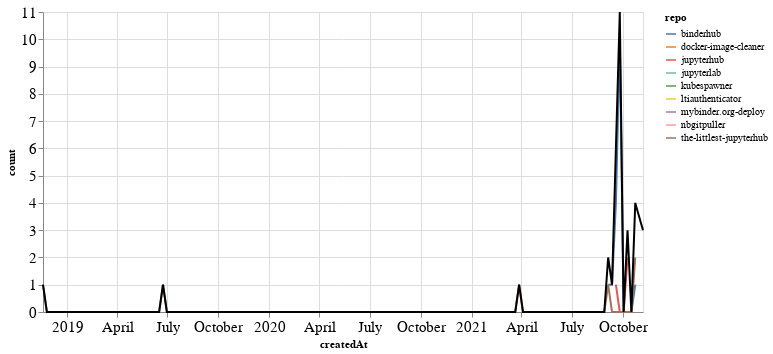

The notebook cell saved with this chart:
### Markdown cell above
### PRs

### Code cell
prs_time = prs.groupby('repo').resample('W', on='createdAt').count()['author'].reset_index()
prs_time = prs_time.rename(columns={'author': 'count'})
prs_time_total = prs_time.groupby('createdAt').agg({"count": "sum"}).reset_index()

ch1 = alt.Chart(prs_time, width=600).mark_line().encode(
    x='createdAt',
    y='count',
    color='repo',
    tooltip="repo"
)

ch2 = alt.Chart(prs_time_total, width=600).mark_line(color="black").encode(
    x='createdAt',
    y='count',
)

ch1 + ch2

### Figure 1 — Vega-Lite specification as saved in the notebook (floating-point values rounded to 4 significant figures; data arrays with more than 128 entries replaced by an {"elided": "..."} marker saying what was removed)
{"config": {"axisLeft": {"labelFontSize": 15}, "axisBottom": {"labelFontSize": 15}}, "layer": [{"data": {"name": "data-938efbe5f84a03b03c803b7fc5c28476"}, "mark": "line", "encoding": {"color": {"type": "nominal", "field": "repo"}, "tooltip": {"type": "nominal", "field": "repo"}, "x": {"type": "temporal", "field": "createdAt"}, "y": {"type": "quantitative", "field": "count"}}, "width": 600}, {"data": {"name": "data-da027069b3aa357948de264cf069bdb5"}, "mark": {"type": "line", "color": "black"}, "encoding": {"x": {"type": "temporal", "field": "createdAt"}, "y": {"type": "quantitative", "field": "count"}}, "width": 600}], "$schema": "https://vega.github.io/schema/vega-lite/v4.8.1.json", "datasets": {"data-938efbe5f84a03b03c803b7fc5c28476": {"elided": "172 records"}, "data-da027069b3aa357948de264cf069bdb5": {"elided": "155 records"}}}
